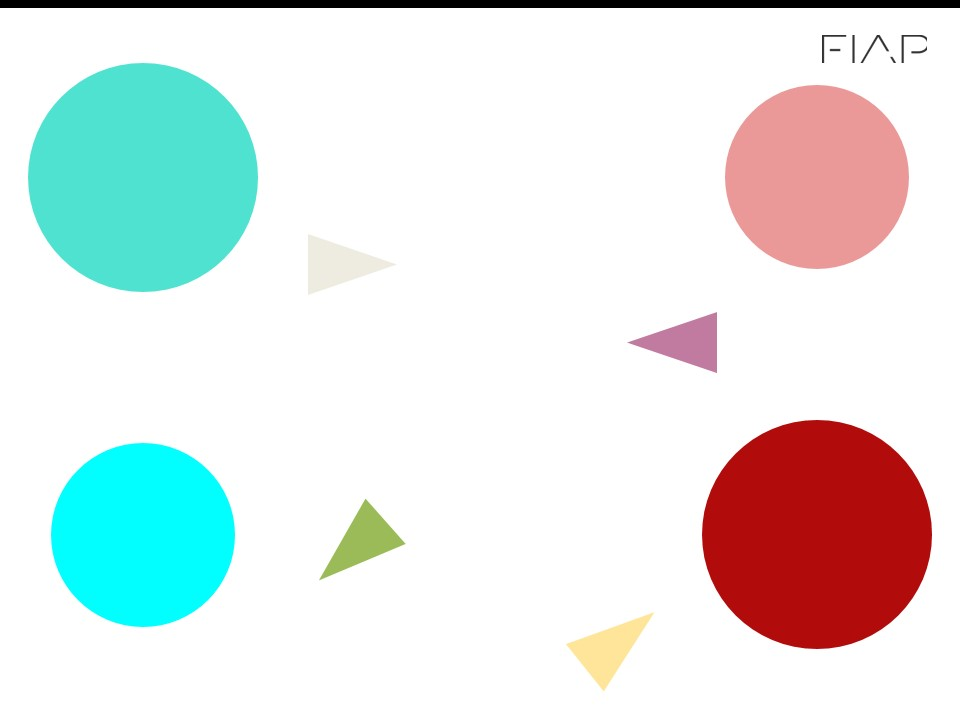
#> input picture assets/circulo.jpg, 960 x 720 px, given in place of the camera
$ python R3.py
#> lines starting #> are read from the running program, lines starting #| are printed output that depends on the picture; after the words box and inside, x2 and y2 are one past the last pixel; in counts of white or black regions, pixels touching at a corner belong together
#> further down, frame is the input picture: shape (720, 960, 3); mean B, G, R 229, 230.8, 225.5
#!/usr/bin/python
# -*- coding: utf-8 -*-

import os, sys, os.path
import cv2
import numpy as np
import math


# 1º Intervalo de cores de matiz vermelha
lower_hsv_red = np.array([170, 128, 128])
upper_hsv_red = np.array([179, 255, 255])

# 2º Intervalo de cores de matiz vermelha
lower_hsv_red_2 = np.array([0, 128, 128])
upper_hsv_red_2 = np.array([7, 255, 255])

# Intervalo de cores de matiz ciano
lower_hsv_cyan = np.array([82, 128, 128])
upper_hsv_cyan = np.array([93, 255, 255])

# Função que filtra as cores da imagem de acordo com os intervalos de cor indicados
def apply_color_filter(image_bgr, lower_hsv, upper_hsv):
    img_hsv = cv2.cvtColor(image_bgr, cv2.COLOR_BGR2HSV)
#> img_hsv: shape (720, 960, 3); mean H, S, V 14.5, 38.8, 244.2
    mask = cv2.inRange(img_hsv, lower_hsv, upper_hsv)
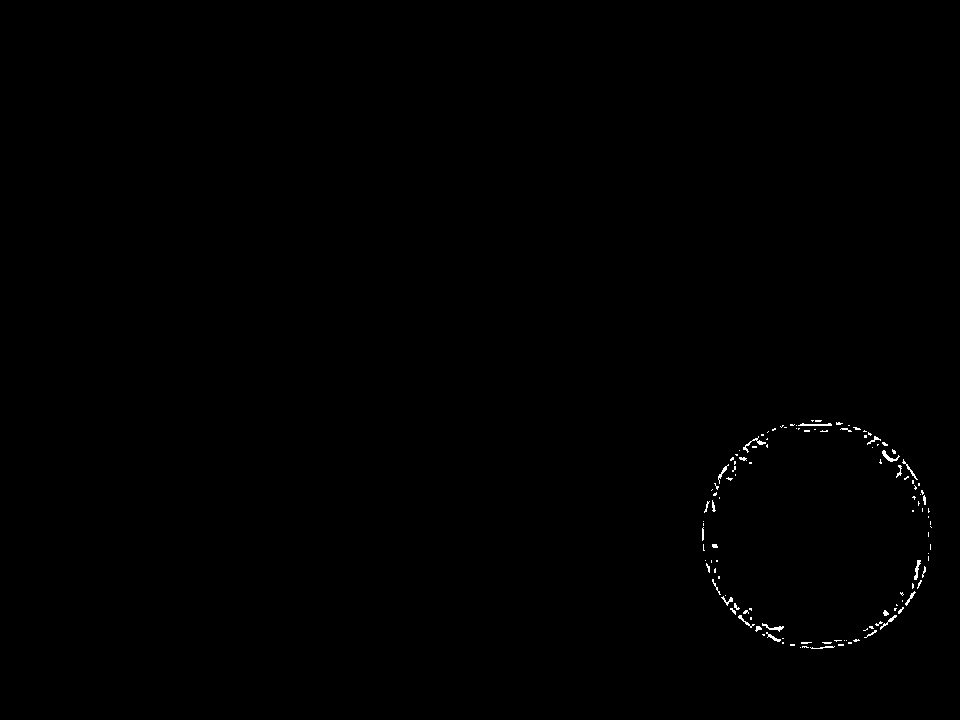
#> mask: shape (720, 960); 0.25% white in thin lines or dots, all inside (x1, y1, x2, y2) = (702, 420, 932, 649)
    return mask

# Função que exibe um texto na imagem final
def write_text(image, text, window_margin, color):
    font_family = cv2.FONT_HERSHEY_SIMPLEX
    cv2.putText(image, str(text), window_margin, font_family, 1, color, 2, cv2.LINE_AA)

# Função que renderiza uma cruz no centro de massa dos círculos detectados
def draw_circle_center(image, cX, cY, size, color):
    cv2.line(image, (cX - size, cY), (cX + size, cY), color, 5)
    cv2.line(image, (cX, cY - size), (cX, cY + size), color, 5)

# Função que calcula o angulo de inclinação dos círculos detectados com o plano horizontal da imagem final
def calculate_horizontal_angle(cX1, cY1, cX2, cY2):
    rad = math.atan2(cY1 - cY2, cX1 - cX2)
    angle = round(rad * 180 / math.pi)
    return angle

def process_webcam_images(image):
    # Máscaras da imagem final, após a filtragem de cores
    mask_hsv_red = apply_color_filter(image, lower_hsv_red, upper_hsv_red)
    mask_hsv_red_2 = apply_color_filter(image, lower_hsv_red_2, upper_hsv_red_2)
#> in apply_color_filter (call 2), `mask = cv2.inRange(img_hsv, lower_hsv, upper_hsv)`: mask: shape (720, 960); 5.7% white; 21 white regions (20 under 20 px), largest, box (x1, y1, x2, y2) and area: (702, 420, 932, 648) 39426
    mask_hsv_cyan = apply_color_filter(image, lower_hsv_cyan, upper_hsv_cyan)
#> in apply_color_filter (call 3), `mask = cv2.inRange(img_hsv, lower_hsv, upper_hsv)`: mask: shape (720, 960); 9.7% white; 2 white regions, box (x1, y1, x2, y2) and area: (29, 64, 258, 291) 40825, (51, 443, 235, 627) 26527

    # Aplica as máscaras de matiz vermelha em uma única máscara
    mask_hsv_reds = cv2.bitwise_or(mask_hsv_red, mask_hsv_red_2)
#> mask_hsv_reds: shape (720, 960); 6% white; 1 white region, box (x1, y1, x2, y2) and area: (702, 420, 932, 649) 41211

    # Máscara utilizada para tratar a imagem final
    mask_hsv = cv2.bitwise_or(mask_hsv_reds, mask_hsv_cyan)
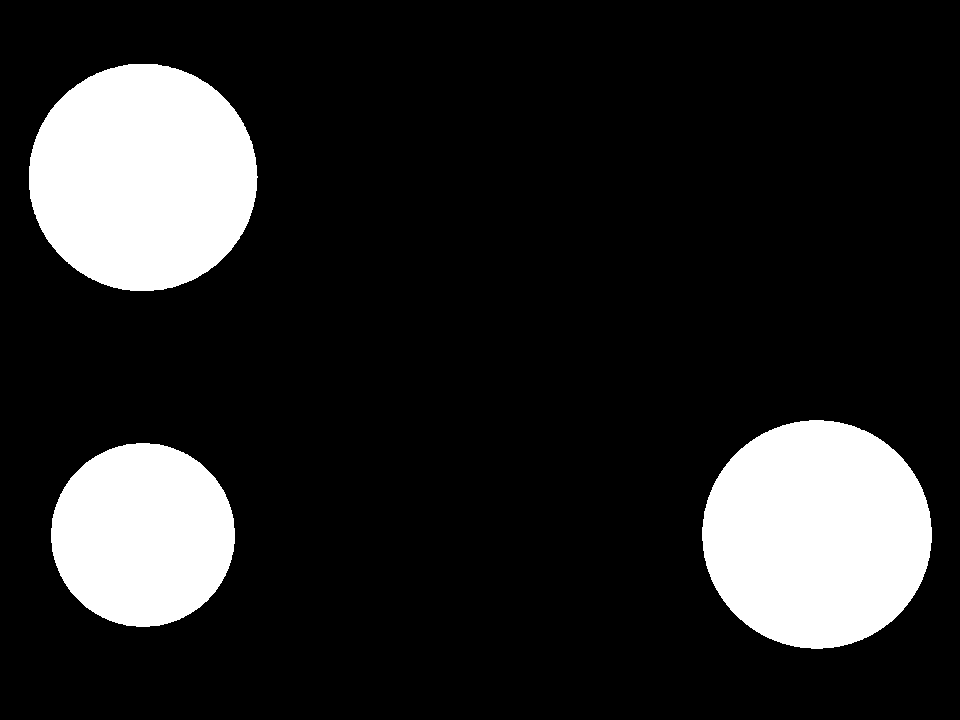
#> mask_hsv: shape (720, 960); 15.7% white; 3 white regions

    # Contornos detectados na imagem filtrada
    contours, _ = cv2.findContours(mask_hsv, cv2.RETR_TREE, cv2.CHAIN_APPROX_SIMPLE)
#> contours = 3 contours; box (x1, y1, x2, y2) and area: (702, 420, 932, 649) 40887, (29, 64, 258, 291) 40502, (51, 443, 235, 627) 26268

    # Imagem convertida para RGB
    mask_rgb = cv2.cvtColor(mask_hsv, cv2.COLOR_GRAY2RGB)
#> mask_rgb: shape (720, 960, 3); 15.7% white; 3 white regions, box (x1, y1, x2, y2) and area: (702, 420, 932, 649) 41211, (29, 64, 258, 291) 40825, (51, 443, 235, 627) 26527
    output = mask_rgb.copy()

    # Contorno e valor da área do maior círculo detectado
    higher = None
    higher_area = 0

    # Contorno e valor da área do segundo maior círculo detectado
    second_higher = None
    second_higher_area = 0

    # Verifica e classifica os maiores círculos detectados
    for c in contours:
        area = cv2.contourArea(c)

        if area > higher_area:
            second_higher_area = higher_area
            higher_area = area
            second_higher = higher
            higher = c
        elif area > second_higher_area:
            second_higher_area = area
            second_higher = c
#> this loop made 3 passes
#> (area, second_higher_area, higher_area) on pass 2: (40887, 26267.5, 40887)
#> (area, second_higher_area) on pass 3: (40502.5, 40502.5)
#> after the loop, higher = contour of 322 points, box (x1, y1, x2, y2) (702, 420, 932, 649), area 40887; higher_area = 40887; second_higher = contour of 307 points, box (x1, y1, x2, y2) (29, 64, 258, 291), area 40502; second_higher_area = 40502.5

    # Dimensões dos contornos de cada círculo
    M1 = cv2.moments(higher)
#> M1 = moments, m00 40887, centre m10/m00, m01/m00 = (816.5, 534)
    M2 = cv2.moments(second_higher)
#> M2 = moments, m00 40502.5, centre m10/m00, m01/m00 = (142.5, 177)

    # Verifica se ao menos 2 círculos foram detectados corretamente, caso contrário, renderiza
    # uma mensagem informando que nada foi detectado
    if M1["m00"] != 0 and M2["m00"] != 0:

        # Dimensões do maior círculo convertidas para inteiro
        cX1 = int(M1["m10"] / M1["m00"])
#> cX1 = 816
        cY1 = int(M1["m01"] / M1["m00"])
#> cY1 = 533

        # Dimensões do segundo maior círculo convertidas para inteiro
        cX2 = int(M2["m10"] / M2["m00"])
#> cX2 = 142
        cY2 = int(M2["m01"] / M2["m00"])
#> cY2 = 176

        # Renderiza o contorno, o centro de massa e o valor da área do maior círculo
        cv2.drawContours(output, [higher], -1, [255, 0, 0], 5)
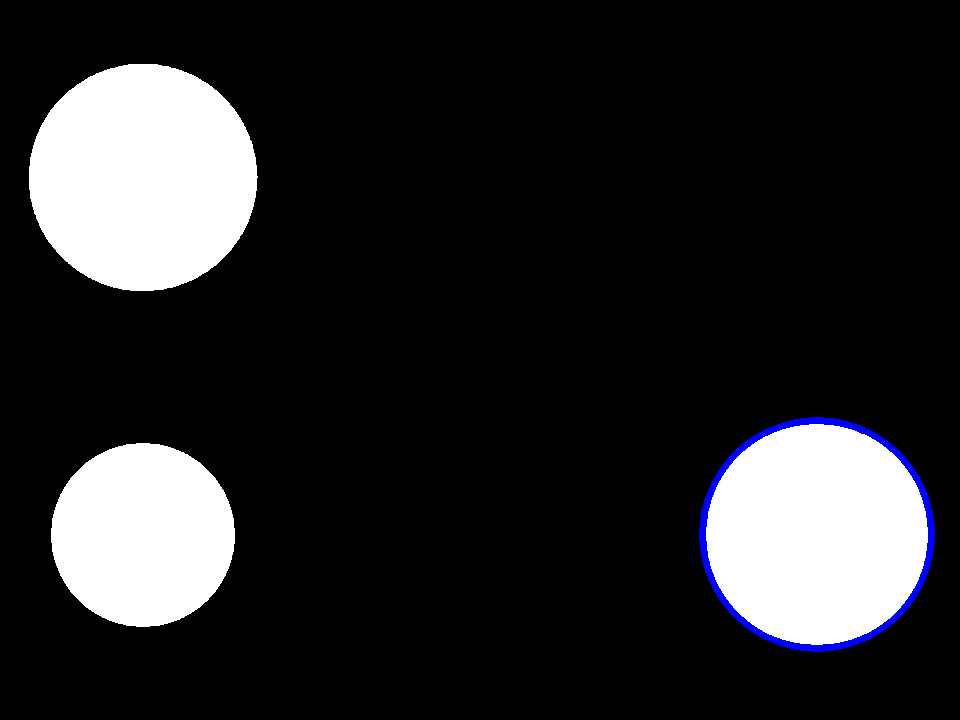
#> output: shape (720, 960, 3); mean B, G, R 40.8, 39.1, 39.1
        draw_circle_center(output, cX1, cY1, 20, (0, 0, 255))
#> in draw_circle_center, `cv2.line(image, (cX, cY - size), (cX, cY + size), color, 5)`: image: shape (720, 960, 3); mean B, G, R 40.6, 38.9, 39.1
        text = "Circulo 1 (" + str(cX1) + ":" + str(cY1) + ") - Area: " + str(higher_area)
#> text = 'Circulo 1 (816:533) - Area: 40887.0'
        write_text(output, text, (25, 50), (0, 255, 0))
#> in write_text, `cv2.putText(image, str(text), window_margin, font_family, 1, color, 2,..`: image: shape (720, 960, 3); mean B, G, R 40.6, 40.4, 39.1

        # Renderiza o contorno, o centro de massa e o valor da área do segundo maior círculo
        cv2.drawContours(output, [second_higher], -1, [255, 0, 0], 5)
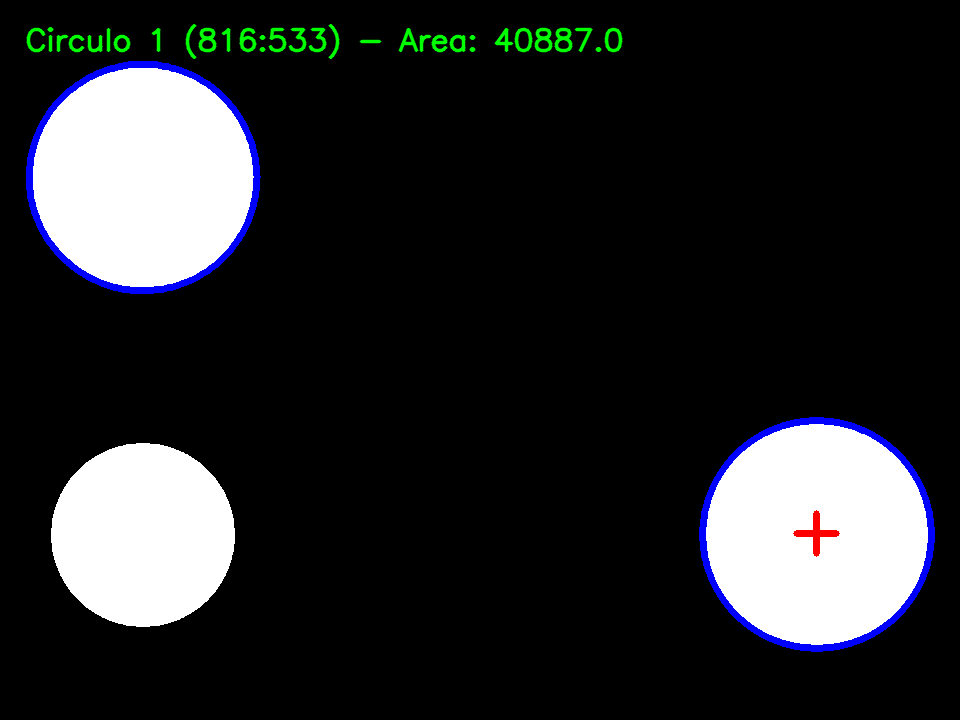
#> output: shape (720, 960, 3); mean B, G, R 41.4, 39.5, 38.1
        draw_circle_center(output, cX2, cY2, 20, (0, 0, 255))
#> in draw_circle_center (call 2), `cv2.line(image, (cX, cY - size), (cX, cY + size), color, 5)`: image: shape (720, 960, 3); mean B, G, R 41.2, 39.2, 38.1
        text = "Circulo 2 (" + str(cX2) + ":" + str(cY2) + ") - Area: " + str(second_higher_area)
#> text = 'Circulo 2 (142:176) - Area: 40502.5'
        write_text(output, text, (25, 100), (0, 255, 0))

        # Traça uma linha entre os centros de massa dos maiores círculos
        cv2.line(output, (cX1, cY1), (cX2, cY2), (255, 0, 255), 5)
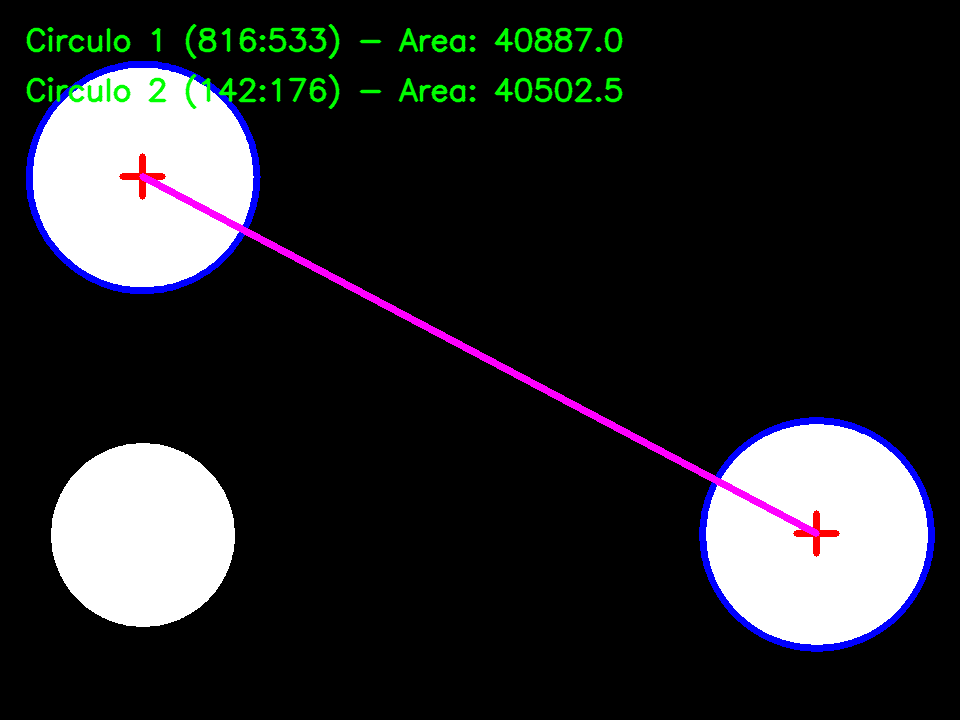
#> output: shape (720, 960, 3); mean B, G, R 42.3, 39.9, 39.2

        # Calcula e renderiza o ângulo de inclinação e renderiza na imagem final
        angle = calculate_horizontal_angle(cX1, cX2, cY1, cY2)
#> in calculate_horizontal_angle, `rad = math.atan2(cY1 - cY2, cX1 - cX2)`: rad = -0.12
#> in calculate_horizontal_angle, `angle = round(rad * 180 / math.pi)`: angle = -7
#> angle = -7
        text = "Angulo: " + str(angle) + " Graus"
#> text = 'Angulo: -7 Graus'
        write_text(output, text, (25, 150), (0, 255, 0))
#> call 3 of write_text, with text = 'Angulo: -7 Graus', window_margin = (25, 150), color = (0, 255, 0)
#> in write_text (call 3), `cv2.putText(image, str(text), window_margin, font_family, 1, color, 2,..`:
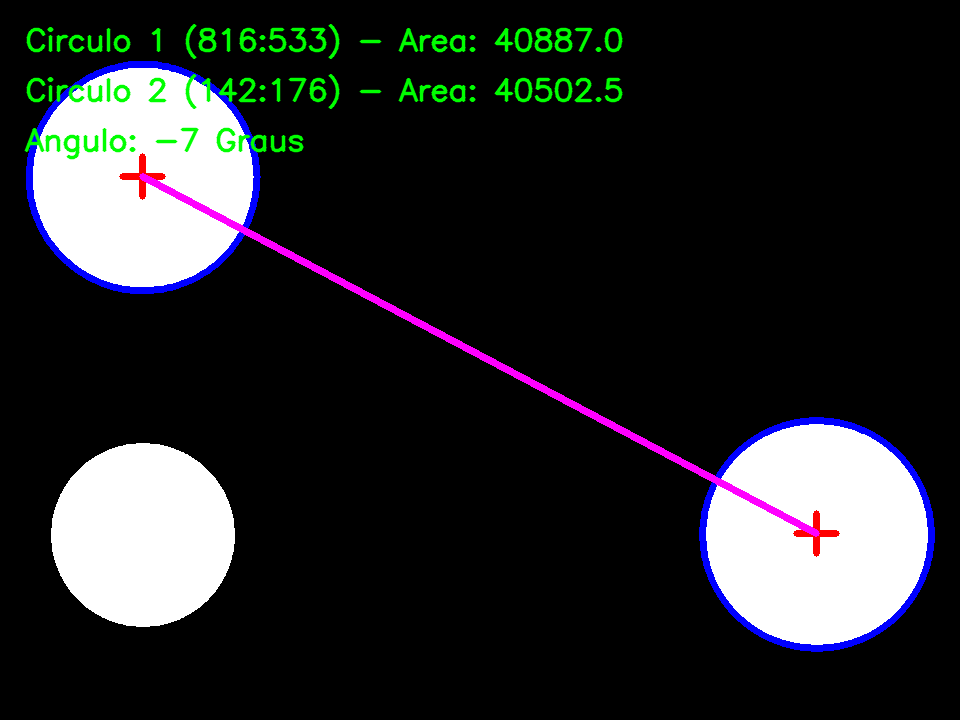
#> image: shape (720, 960, 3); mean B, G, R 41.7, 40.2, 38.7

    else:
        text = "Nada foi detectado"
        write_text(output, text, (25, 50), (255, 0, 0))

    return output

cv2.namedWindow("preview")

video_cap = cv2.VideoCapture(0)

video_cap.set(cv2.CAP_PROP_FRAME_WIDTH, 640)
video_cap.set(cv2.CAP_PROP_FRAME_HEIGHT, 480)

if video_cap.isOpened():
  rval, frame = video_cap.read()
else:
  rval = False

while rval:

  image = process_webcam_images(frame)

  cv2.imshow("preview", image)
  cv2.imshow("original", frame)

  rval, frame = video_cap.read()
  key = cv2.waitKey(20)
#> (key Esc is pressed here)
  if key == 27: # exit on ESC
    break

cv2.destroyWindow("preview")
video_cap.release()
